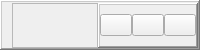
     <widget class="QFrame" name="main_header">
      <property name="enabled">
       <bool>true</bool>
      </property>
      <property name="minimumSize">
       <size>
        <width>0</width>
        <height>30</height>
       </size>
      </property>
      <property name="maximumSize">
       <size>
        <width>16777215</width>
        <height>50</height>
       </size>
      </property>
      <property name="styleSheet">
       <string notr="true"/>
      </property>
      <property name="frameShape">
       <enum>QFrame::WinPanel</enum>
      </property>
      <property name="frameShadow">
       <enum>QFrame::Raised</enum>
      </property>
      <layout class="QHBoxLayout" name="horizontalLayout_2">
       <property name="spacing">
        <number>0</number>
       </property>
       <property name="leftMargin">
        <number>10</number>
       </property>
       <property name="topMargin">
        <number>1</number>
       </property>
       <property name="rightMargin">
        <number>0</number>
       </property>
       <property name="bottomMargin">
        <number>0</number>
       </property>
       <item>
        <widget class="QFrame" name="title_bar_container">
         <property name="maximumSize">
          <size>
           <width>16777215</width>
           <height>50</height>
          </size>
         </property>
         <property name="styleSheet">
          <string notr="true"/>
         </property>
         <property name="frameShape">
          <enum>QFrame::StyledPanel</enum>
         </property>
         <property name="frameShadow">
          <enum>QFrame::Raised</enum>
         </property>
         <widget class="QLabel" name="mentalab_logo">
          <property name="geometry">
           <rect>
            <x>0</x>
            <y>3</y>
            <width>121</width>
            <height>21</height>
           </rect>
          </property>
          <property name="maximumSize">
           <size>
            <width>16777215</width>
            <height>50</height>
           </size>
          </property>
          <property name="text">
           <string/>
          </property>
          <property name="pixmap">
           <pixmap resource="app_resources.qrc">:/image/images/MentalabLogo_full.png</pixmap>
          </property>
          <property name="scaledContents">
           <bool>true</bool>
          </property>
          <property name="wordWrap">
           <bool>true</bool>
          </property>
          <property name="openExternalLinks">
           <bool>false</bool>
          </property>
         </widget>
        </widget>
       </item>
       <item>
        <widget class="QFrame" name="top_right_btns">
         <property name="maximumSize">
          <size>
           <width>100</width>
           <height>16777215</height>
          </size>
         </property>
         <property name="styleSheet">
          <string notr="true"/>
         </property>
         <property name="frameShape">
          <enum>QFrame::WinPanel</enum>
         </property>
         <property name="frameShadow">
          <enum>QFrame::Raised</enum>
         </property>
         <layout class="QHBoxLayout" name="horizontalLayout_3">
          <property name="spacing">
           <number>0</number>
          </property>
          <property name="leftMargin">
           <number>0</number>
          </property>
          <property name="topMargin">
           <number>0</number>
          </property>
          <property name="rightMargin">
           <number>0</number>
          </property>
          <property name="bottomMargin">
           <number>0</number>
          </property>
          <item>
           <widget class="QPushButton" name="btn_minimize">
            <property name="cursor">
             <cursorShape>PointingHandCursor</cursorShape>
            </property>
            <property name="styleSheet">
             <string notr="true"/>
            </property>
            <property name="text">
             <string/>
            </property>
            <property name="icon">
             <iconset resource="app_resources.qrc">
              <normaloff>:/icons/icons/cil-minimize.png</normaloff>:/icons/icons/cil-minimize.png</iconset>
            </property>
            <property name="iconSize">
             <size>
              <width>16</width>
              <height>16</height>
             </size>
            </property>
           </widget>
          </item>
          <item>
           <widget class="QPushButton" name="btn_restore">
            <property name="cursor">
             <cursorShape>PointingHandCursor</cursorShape>
            </property>
            <property name="styleSheet">
             <string notr="true"/>
            </property>
            <property name="text">
             <string/>
            </property>
            <property name="icon">
             <iconset resource="app_resources.qrc">
              <normaloff>:/icons/icons/cil-window-maximize.png</normaloff>:/icons/icons/cil-window-maximize.png</iconset>
            </property>
            <property name="iconSize">
             <size>
              <width>16</width>
              <height>16</height>
             </size>
            </property>
           </widget>
          </item>
          <item>
           <widget class="QPushButton" name="btn_close">
            <property name="cursor">
             <cursorShape>PointingHandCursor</cursorShape>
            </property>
            <property name="styleSheet">
             <string notr="true"/>
            </property>
            <property name="text">
             <string/>
            </property>
            <property name="icon">
             <iconset resource="app_resources.qrc">
              <normaloff>:/icons/icons/cil-x.png</normaloff>:/icons/icons/cil-x.png</iconset>
            </property>
            <property name="iconSize">
             <size>
              <width>16</width>
              <height>16</height>
             </size>
            </property>
           </widget>
          </item>
         </layout>
        </widget>
       </item>
      </layout>
     </widget>
